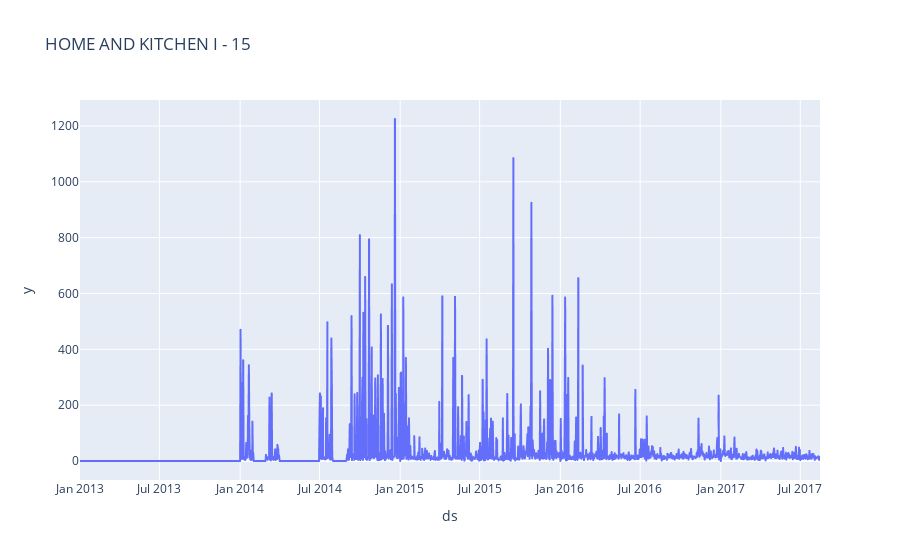

This figure's notebook cell:
### Code cell
x = df[["store_nbr", "family"]].drop_duplicates().sample(1)
store_nbr = x["store_nbr"].iloc[0]

family = x["family"].iloc[0]

temp = df[(df["store_nbr"] == store_nbr) & (df["family"] == family)]
px.line(temp, x="ds", y="y", title=f"{family} - {store_nbr}")

### Figure 1 — Plotly figure (JSON) as saved in the notebook; plotly's stock layout.template omitted (floating-point values rounded to 4 significant figures; data arrays with more than 128 entries replaced by an {"elided": "..."} marker saying what was removed)
{"data": [{"hovertemplate": "ds=%{x}<br>y=%{y}<extra></extra>", "legendgroup": "", "line": {"color": "#636efa", "dash": "solid"}, "marker": {"symbol": "circle"}, "mode": "lines", "name": "", "showlegend": false, "type": "scattergl", "x": {"elided": "1684 str values"}, "xaxis": "x", "y": {"elided": "1684 float values"}, "yaxis": "y"}], "layout": {"legend": {"tracegroupgap": 0}, "title": {"text": "HOME AND KITCHEN I - 15"}, "xaxis": {"anchor": "y", "domain": [0, 1], "title": {"text": "ds"}}, "yaxis": {"anchor": "x", "domain": [0, 1], "title": {"text": "y"}}}}
